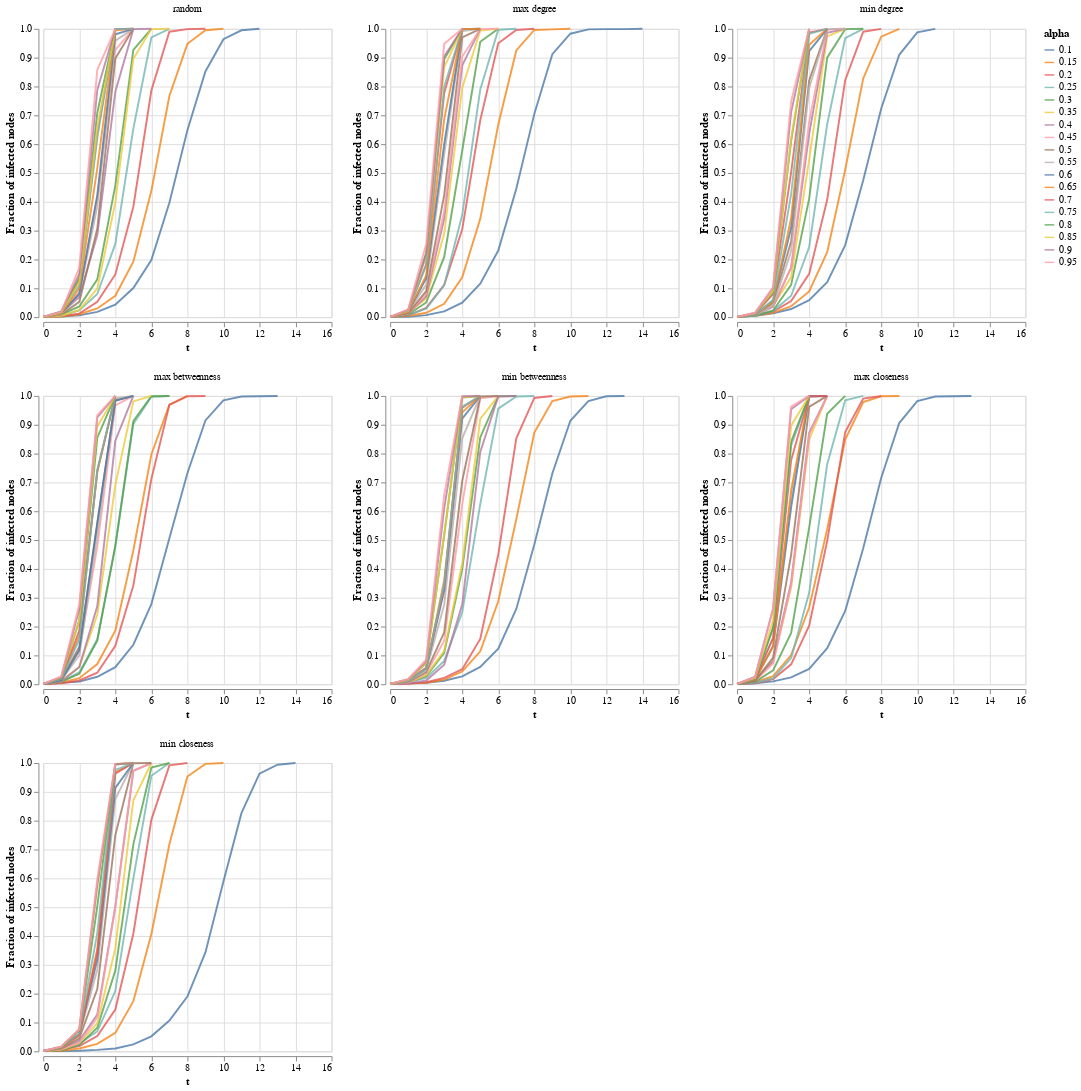

This figure's notebook cell:
### Code cell
create_lineplot(new_df, 'WS')

### Figure 1 — Vega-Lite specification as saved in the notebook (floating-point values rounded to 4 significant figures; data arrays with more than 128 entries replaced by an {"elided": "..."} marker saying what was removed)
{"config": {"view": {"continuousWidth": 300, "continuousHeight": 300}}, "vconcat": [{"hconcat": [{"data": {"name": "data-0333c70e41e2e5151585b481574fdc51"}, "facet": {"column": {"field": "Method", "title": "", "type": "nominal"}}, "spec": {"mark": {"type": "line", "opacity": 0.8}, "encoding": {"color": {"field": "Alpha", "title": "alpha", "type": "nominal"}, "x": {"field": "Steps", "title": "t", "type": "quantitative"}, "y": {"field": "Infected Fraction", "title": "Fraction of infected nodes", "type": "quantitative"}}, "transform": [{"filter": "(datum.Method === 'random')"}]}}, {"data": {"name": "data-0333c70e41e2e5151585b481574fdc51"}, "facet": {"column": {"field": "Method", "title": "", "type": "nominal"}}, "spec": {"mark": {"type": "line", "opacity": 0.8}, "encoding": {"color": {"field": "Alpha", "title": "alpha", "type": "nominal"}, "x": {"field": "Steps", "title": "t", "type": "quantitative"}, "y": {"field": "Infected Fraction", "title": "Fraction of infected nodes", "type": "quantitative"}}, "transform": [{"filter": "(datum.Method === 'max degree')"}]}}, {"data": {"name": "data-0333c70e41e2e5151585b481574fdc51"}, "facet": {"column": {"field": "Method", "title": "", "type": "nominal"}}, "spec": {"mark": {"type": "line", "opacity": 0.8}, "encoding": {"color": {"field": "Alpha", "title": "alpha", "type": "nominal"}, "x": {"field": "Steps", "title": "t", "type": "quantitative"}, "y": {"field": "Infected Fraction", "title": "Fraction of infected nodes", "type": "quantitative"}}, "transform": [{"filter": "(datum.Method === 'min degree')"}]}}]}, {"hconcat": [{"data": {"name": "data-0333c70e41e2e5151585b481574fdc51"}, "facet": {"column": {"field": "Method", "title": "", "type": "nominal"}}, "spec": {"mark": {"type": "line", "opacity": 0.8}, "encoding": {"color": {"field": "Alpha", "title": "alpha", "type": "nominal"}, "x": {"field": "Steps", "title": "t", "type": "quantitative"}, "y": {"field": "Infected Fraction", "title": "Fraction of infected nodes", "type": "quantitative"}}, "transform": [{"filter": "(datum.Method === 'max betweenness')"}]}}, {"data": {"name": "data-0333c70e41e2e5151585b481574fdc51"}, "facet": {"column": {"field": "Method", "title": "", "type": "nominal"}}, "spec": {"mark": {"type": "line", "opacity": 0.8}, "encoding": {"color": {"field": "Alpha", "title": "alpha", "type": "nominal"}, "x": {"field": "Steps", "title": "t", "type": "quantitative"}, "y": {"field": "Infected Fraction", "title": "Fraction of infected nodes", "type": "quantitative"}}, "transform": [{"filter": "(datum.Method === 'min betweenness')"}]}}, {"data": {"name": "data-0333c70e41e2e5151585b481574fdc51"}, "facet": {"column": {"field": "Method", "title": "", "type": "nominal"}}, "spec": {"mark": {"type": "line", "opacity": 0.8}, "encoding": {"color": {"field": "Alpha", "title": "alpha", "type": "nominal"}, "x": {"field": "Steps", "title": "t", "type": "quantitative"}, "y": {"field": "Infected Fraction", "title": "Fraction of infected nodes", "type": "quantitative"}}, "transform": [{"filter": "(datum.Method === 'max closeness')"}]}}]}, {"data": {"name": "data-0333c70e41e2e5151585b481574fdc51"}, "facet": {"column": {"field": "Method", "title": "", "type": "nominal"}}, "spec": {"mark": {"type": "line", "opacity": 0.8}, "encoding": {"color": {"field": "Alpha", "title": "alpha", "type": "nominal"}, "x": {"field": "Steps", "title": "t", "type": "quantitative"}, "y": {"field": "Infected Fraction", "title": "Fraction of infected nodes", "type": "quantitative"}}, "transform": [{"filter": "(datum.Method === 'min closeness')"}]}}], "$schema": "https://vega.github.io/schema/vega-lite/v5.15.1.json", "datasets": {"data-0333c70e41e2e5151585b481574fdc51": {"elided": "2016 records"}}}
